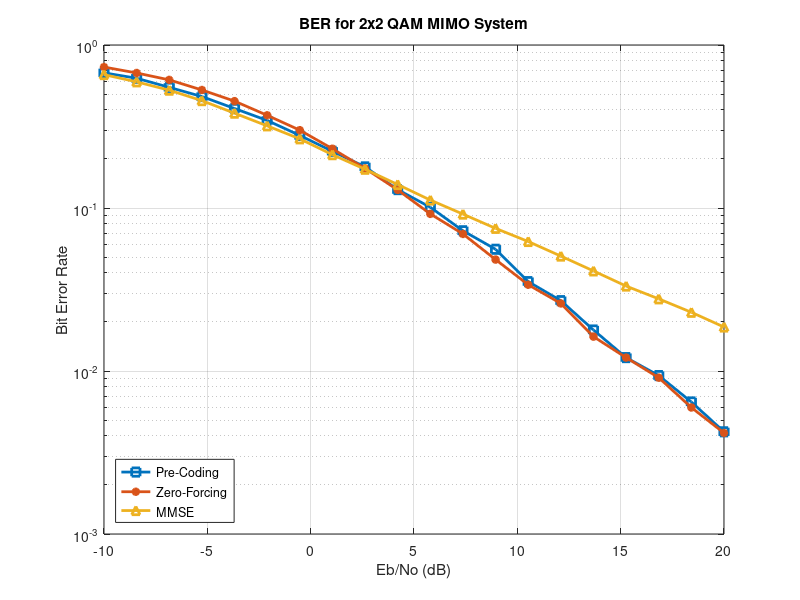

This figure's MATLAB source:
%% MIMO-OFDM Project
% Alon S. Levin
% ECE-408: Wireless Communications
% Spring 2020
% Part 1: MIMO

%% Prepare Environment
clear, clc, close all       % Clear all current variables and outputs
format compact              % Prepare command line output

%% Simulation Parameters

% System parameters
M = 4;                  % Modulation order: QAM
numSyms = 48e2;         % Number of transmitted symbols
numTx = 2;              % Number of transmitters
numRx = 2;              % Number of receivers

% Channel parameters
numChan = 3;                                % Number of channels
numSNR = 20;                                % Number of SNR values to check
EbNo_vect = linspace(-10, numSNR, 20);      % Eb/No vector
SNR_vect = EbNo_vect + 10*log10(log2(M)); 	% SNR vector

%% Initialize BER Vectors
% BER_PC   --> Pre-coding
% BER_ZF   --> Zero-forcing
% BER_MMSE --> Minimum Mean Squared Error
BER_PC   = nan(numChan, numSNR);
BER_ZF   = nan(numChan, numSNR);
BER_MMSE = nan(numChan, numSNR);

%% Pre-Coding
for channel_ticker = 1:numChan
    % Generate a transmit signal
    tx_syms = randi([0, M-1], numTx, 1, numSyms);
    tx_mod = qammod(tx_syms, M);
    
    % Build a channel
    H = sqrt(1/2)*(randn(numRx, numTx, numSyms) + 1j*randn(numRx, numTx, numSyms));
    
    % Perform SVD, pre-code, and apply the channel
    U = zeros(numRx, numTx, numSyms);
    tx_precode = zeros(numRx, 1, numSyms);
    tx_channel = zeros(numRx, 1, numSyms);
    
    for sym_ticker = 1:numSyms
        currH = H(:,:,sym_ticker);
        
        % SVD
        [U(:,:,sym_ticker), ~, currV] = svd(currH);
        
        % Pre-code
        tx_precode(:,:,sym_ticker) = currV * tx_mod(:,:,sym_ticker);
        
        % Apply the channel
        tx_channel(:,:,sym_ticker) = currH * tx_precode(:,:,sym_ticker);
    end
    
    % Add AWGN per SNR values, post-code, find BER
    for SNR_ticker = 1:numSNR
        currSNR = SNR_vect(SNR_ticker);
        
        % Generate AWGN
        awgn = 10^(-currSNR/20) * sqrt(1/2) * ...
            (randn(numRx, 1, numSyms) + 1j*randn(numRx, 1, numSyms));
        
        % Add AWGN to the channel
        tx_awgnchannel = tx_channel + awgn;
        
        % Post-code
        rx_postcode = zeros(numRx, 1, numSyms);
        for sym_ticker = 1:numSyms
            rx_postcode(:,:,sym_ticker) = U(:,:,sym_ticker)' * tx_awgnchannel(:,:,sym_ticker);
        end
        
        % Demodulate, compute BER
        rx_demod = qamdemod(rx_postcode, M);
        BER_PC(channel_ticker, SNR_ticker) = mean(any(rx_demod ~= tx_syms));
    end
end

%% Zero-Forcing
for channel_ticker = 1:numChan
    % Generate a transmit signal
    tx_syms = randi([0, M-1], numTx, 1, numSyms);
    tx_mod = qammod(tx_syms, M);

    % Build a channel
    H = sqrt(1/2)*(randn(numRx, numTx, numSyms) + 1j*randn(numRx, numTx, numSyms));
    
    % Apply the channel
    tx_channel = zeros(numRx, 1, numSyms);
    for sym_ticker = 1:numSyms
        tx_channel(:,:,sym_ticker) = H(:,:,sym_ticker) * tx_mod(:,:,sym_ticker);
    end
    
    % Add AWGN per SNR values, apply zero-forcing equalizer, find BER
    for SNR_ticker = 1:numSNR
        currSNR = SNR_vect(SNR_ticker);
        
        % Generate AWGN
        awgn = 10^(-currSNR/20) * sqrt(1/2) * ...
            (randn(numRx, 1, numSyms) + 1j*randn(numRx, 1, numSyms));
        
        % Add AWGN to the channel
        tx_awgnchannel = tx_channel + awgn;
        
        % Apply zero-forcing equalizer
        rx_zf = zeros(numRx, 1, numSyms);
        for sym_ticker = 1:numSyms
            currH = H(:,:,sym_ticker);
            W = (currH' * currH) \ currH';
            rx_zf(:,:,sym_ticker) = W * tx_awgnchannel(:,:,sym_ticker);
        end
        
        % Demodulate, compute BER
        rx_demod = qamdemod(rx_zf, M);
        BER_ZF(channel_ticker, SNR_ticker) = mean(any(rx_demod ~= tx_syms));
    end
end

%% MMSE
for channel_ticker = 1:numChan
    % Generate a transmit signal
    tx_syms = randi([0, M-1], numTx, 1, numSyms);
    tx_mod = qammod(tx_syms, M);

    % Build a channel
    H = sqrt(1/2)*(randn(numRx, numTx, numSyms) + 1j*randn(numRx, numTx, numSyms));
    
    % Apply the channel
    tx_channel = zeros(numRx, 1, numSyms);
    for sym_ticker = 1:numSyms
        tx_channel(:,:,sym_ticker) = H(:,:,sym_ticker) * tx_mod(:,:,sym_ticker);
    end
    
    % Add AWGN per SNR values, apply MMSE equalizer, find BER
    for SNR_ticker = 1:numSNR
        currSNR = SNR_vect(SNR_ticker);
        
        % Generate AWGN
        awgn = 10^(-currSNR/20) * sqrt(1/2) * ...
            (randn(numRx, 1, numSyms) + 1j*randn(numRx, 1, numSyms));
        
        % Add AWGN to the channel
        tx_awgnchannel = tx_channel + awgn;
        
        % Apply MMSE equalizer
        rx_mmse = zeros(numRx, 1, numSyms);
        for sym_ticker = 1:numSyms
            currH = H(:,:,sym_ticker);
            W = (currH'*currH + eye(numTx)*10^(-currSNR/20)) \ currH';
            rx_mmse(:,:,sym_ticker) = W * tx_awgnchannel(:,:,sym_ticker);
        end
        
        % Demodulate, compute BER
        rx_demod = qamdemod(rx_mmse, M);
        BER_MMSE(channel_ticker, SNR_ticker) = mean(any(rx_demod ~= tx_syms));
    end
end

%% Plot BERs
figure
semilogy(EbNo_vect, mean(BER_PC)', '-s', 'LineWidth', 2)
hold on
semilogy(EbNo_vect, mean(BER_ZF)', '-*', 'LineWidth', 2)
semilogy(EbNo_vect, mean(BER_MMSE)', '-^', 'LineWidth', 2)
title('BER for 2x2 QAM MIMO System')
grid on
xlabel('Eb/No (dB)')
ylabel('Bit Error Rate')
legend({'Pre-Coding', 'Zero-Forcing', 'MMSE'}, 'Location', 'southwest')